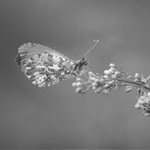
#> input picture HW1/img1.tif, 150 x 150 px
$ jupyter execute 1.ipynb
#> lines starting #> are read from the running program, lines starting #| are printed output that depends on the picture
[cell 1]
import cv2
from matplotlib import pyplot as plt

[cell 2]
def imshow(title = "", image = None):
    plt.imshow(cv2.cvtColor(image, cv2.COLOR_BGR2RGB))
    plt.title(title)
    plt.show()

[cell 3]
def imshow_2(title = "", image = None):
    plt.imshow(image, cmap='gray')
    plt.title(title)
    plt.show()

[cell 4]
img = cv2.imread('./img1.tif')
#> img is the input picture: shape (150, 150, 3); min 37, max 252, mean 120.6

imshow("img",img)

normalized_img=img/255
print(normalized_img)
#> (printed output is left out)
gray = cv2.cvtColor(img, cv2.COLOR_BGR2GRAY)
gray=gray/255
imshow_2("grey",gray)


print(gray)
#> (printed output is left out)
# imshow("normalized",normalized_img)

[cell 5]
import numpy as np

[cell 6]
# Create zeros array to store new image
new_im_1 = np.zeros((gray.shape[0],gray.shape[1]),dtype = 'uint8')

# Loop over the image
for i in range(gray.shape[0]):
    for j in range(gray.shape[1]):
        # print(img[i,j])
        if(gray[i,j]<0.2):
            new_im_1[i,j]=-255*gray[i,j]
        if(0.2<gray[i,j]<0.55):
            new_im_1[i,j]=-255*gray[i,j]
        if(0.55<gray[i,j]):
            new_im_1[i,j]=-255*gray[i,j]
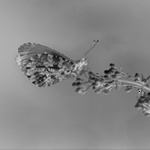
#> new_im_1: shape (150, 150); min 0, max 219, mean 135.3

[cell 7]
imshow_2("1 image",np.array(new_im_1)/255)

[cell 8]
# Create zeros array to store new image
new_im_2 = np.zeros((gray.shape[0],gray.shape[1]),dtype = 'uint8')

# Loop over the image
for i in range(gray.shape[0]):
    for j in range(gray.shape[1]):
        # print(img[i,j])
        if(gray[i,j]<0.2):
            new_im_2[i,j]=255*gray[i,j]
        if(0.2<gray[i,j]<0.55):
            new_im_2[i,j]=255*0
        if(0.55<gray[i,j]):
            new_im_2[i,j]=255*gray[i,j]
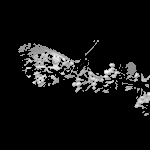
#> new_im_2: shape (150, 150); min 0, max 252, mean 17.3

[cell 9]
imshow_2("2 image",np.array(new_im_2)/255)

[cell 10]
# Create zeros array to store new image
new_im_3 = np.zeros((gray.shape[0],gray.shape[1]),dtype = 'uint8')

# Loop over the image
for i in range(gray.shape[0]):
    for j in range(gray.shape[1]):
        # print(img[i,j])
        if(gray[i,j]<0.4):
            new_im_3[i,j]=0
        if(0.4<gray[i,j]<0.55):
            new_im_3[i,j]=255*gray[i,j]
        if(0.55<gray[i,j]):
            new_im_3[i,j]=255*1
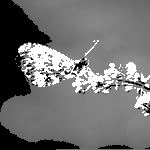
#> new_im_3: shape (150, 150); min 0, max 255, mean 112.8

[cell 11]
imshow_2("3 image",np.array(new_im_3)/255)
#> call 4 of imshow_2, with title = '3 image'
#> in imshow_2 (call 4), `plt.show()`:
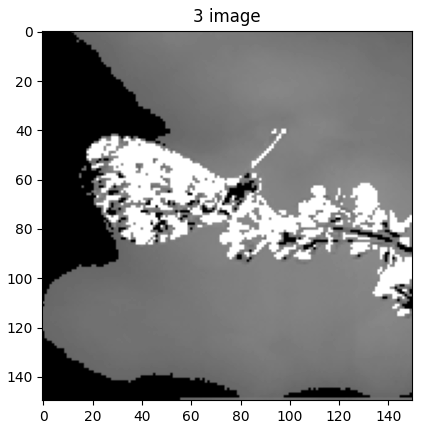
#> figure drawn by matplotlib, 1 panel

[cell 12]
# Create zeros array to store new image
new_im_4 = np.zeros((gray.shape[0],gray.shape[1]),dtype = 'uint8')

# Loop over the image
for i in range(gray.shape[0]):
    for j in range(gray.shape[1]):
        # print(img[i,j])
        if(gray[i,j]<0.4):
            new_im_4[i,j]=255*3/2*gray[i,j]
        if(0.4<gray[i,j]<0.55):
            new_im_4[i,j]=255*0.3
        if(0.55<gray[i,j]):
            new_im_4[i,j]=255*(0.7/0.45*gray[i,j]-0.555)
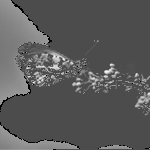
#> new_im_4: shape (150, 150); min 0, max 250, mean 90

[cell 13]
imshow_2("4 image",np.array(new_im_4)/255)
#> in imshow_2 (call 5), `plt.show()`:
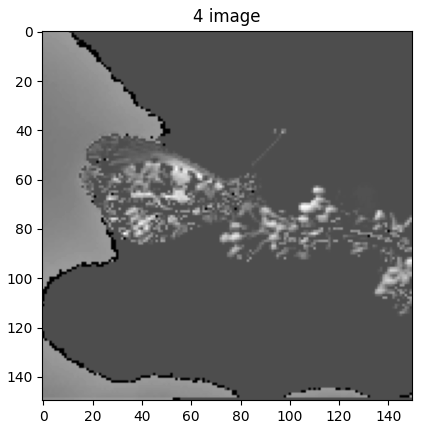
#> figure drawn by matplotlib, 1 panel

[cell 14]
# Create zeros array to store new image
new_im_5 = np.zeros((gray.shape[0],gray.shape[1]),dtype = 'uint8')

# Loop over the image
for i in range(gray.shape[0]):
    for j in range(gray.shape[1]):
        # print(img[i,j])
        if(gray[i,j]<0.4):
            new_im_4[i,j]=255*gray[i,j]**1/2
        if(0.4<gray[i,j]<0.55):
            new_im_4[i,j]=255*gray[i,j]**1/2
        if(0.55<gray[i,j]):
            new_im_4[i,j]=255*gray[i,j]**1/2
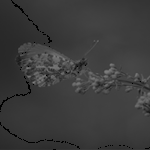
#> new_im_4: shape (150, 150); min 0, max 126, mean 59.5

[cell 15]
imshow_2("5 image",np.array(new_im_4)/255)
#> in imshow_2 (call 6), `plt.show()`:
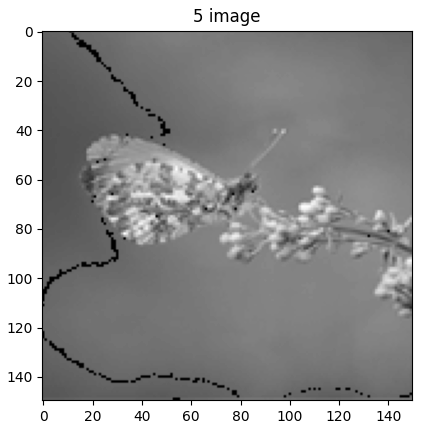
#> figure drawn by matplotlib, 1 panel

[cell 16]
# Create zeros array to store new image
new_im_5 = np.zeros((gray.shape[0],gray.shape[1]),dtype = 'uint8')

# Loop over the image
for i in range(gray.shape[0]):
    for j in range(gray.shape[1]):
        # print(img[i,j])
        if(gray[i,j]<0.4):
            new_im_4[i,j]=255*gray[i,j]**2
        if(0.4<gray[i,j]<0.55):
            new_im_4[i,j]=255*gray[i,j]**2
        if(0.55<gray[i,j]):
            new_im_4[i,j]=255*gray[i,j]**2
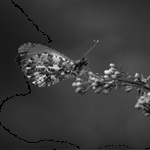
#> new_im_4: shape (150, 150); min 0, max 249, mean 58.2

[cell 17]
imshow_2("6 image",np.array(new_im_4)/255)
#> in imshow_2 (call 7), `plt.show()`:
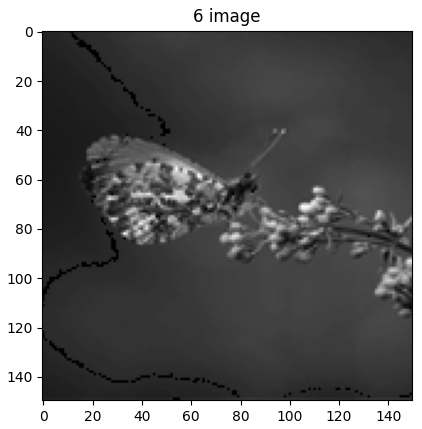
#> figure drawn by matplotlib, 1 panel

$ run again, with HW1/img2.png saved as HW1/img1.tif
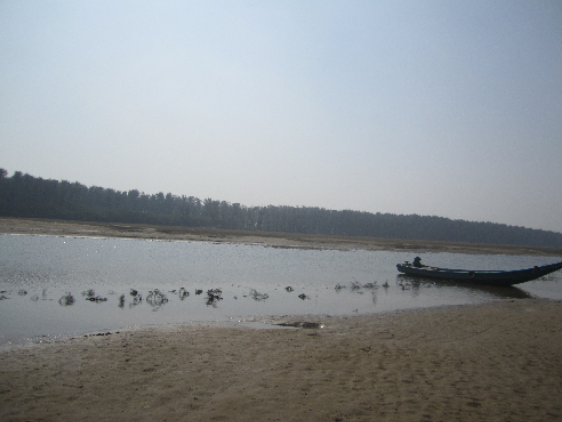
#> input picture HW1/img2.png, 562 x 422 px
#> img is the input picture: shape (422, 562, 3); mean B, G, R 150.6, 147.1, 142.3
#> (printed output is left out)
#> (printed output is left out)
#> after the loop `for i in range(gray.shape[0]):`:
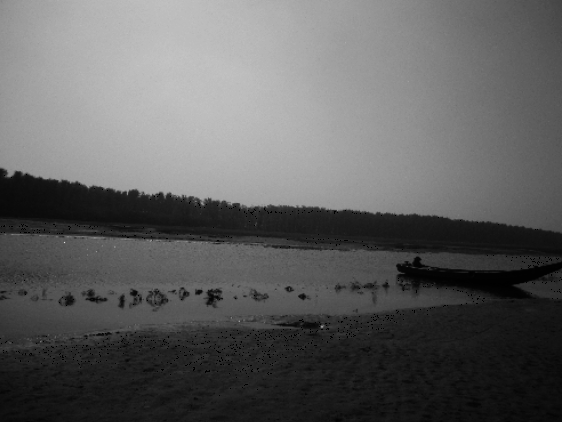
#> new_im_4: shape (422, 562); min 0, max 225, mean 95.1
#> in imshow_2 (call 7), `plt.show()`:
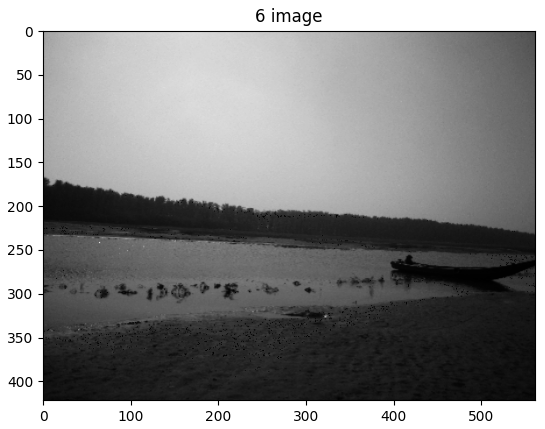
#> figure drawn by matplotlib, 1 panel
